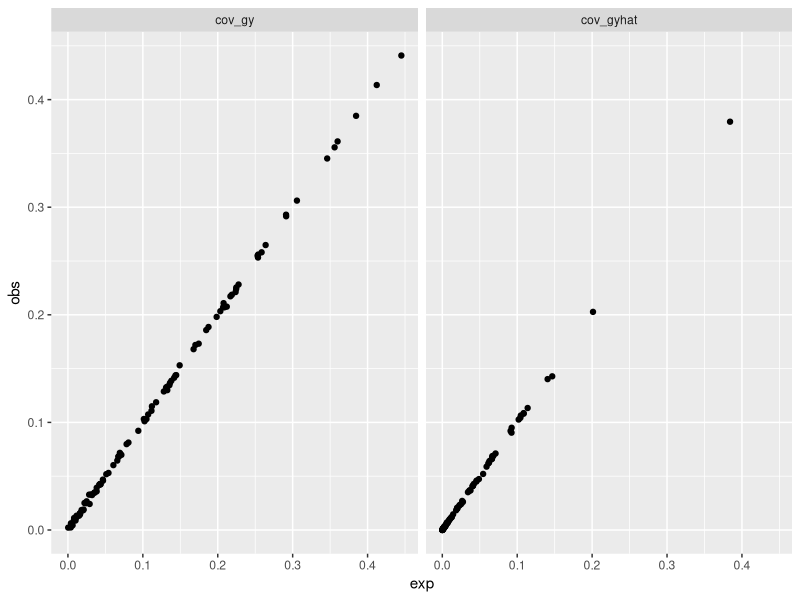
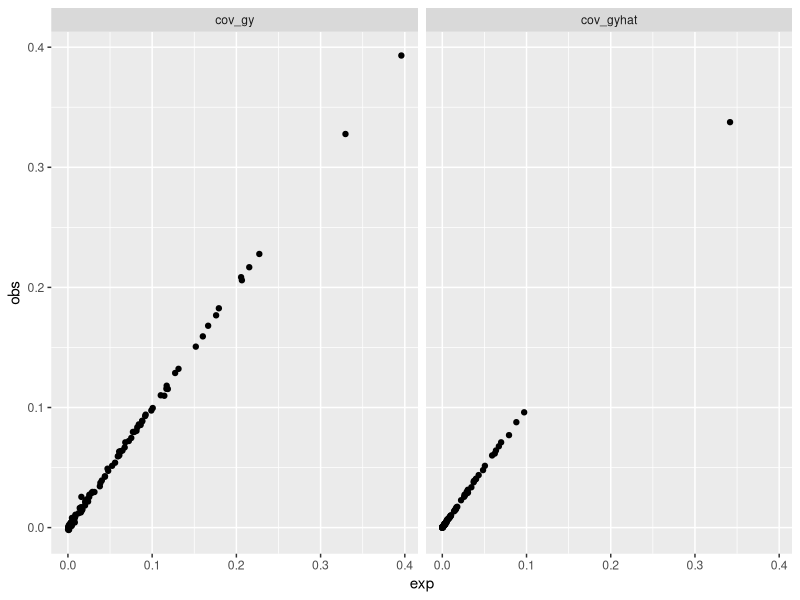

The R source for these figures, in order:
nsim <- 100

c_gy <- array(0, nsim)
c_gyhat <- array(0, nsim)
c_gy_exp <- array(0, nsim)
c_gyhat_exp <- array(0, nsim)

c_gy0 <- array(0, nsim)
c_gy0hat <- array(0, nsim)
c_gy0_exp <- array(0, nsim)
c_gy0hat_exp <- array(0, nsim)


n <- 100000

for(i in 1:nsim)
{
	message(i)
	g <- rbinom(n, 2, 0.5)

	a_g <- runif(1)
	b_g <- runif(1)
	e_g <- runif(1)

	a_m <- runif(1)
	b_m <- runif(1)
	e_m <- runif(1)

	a_x <- runif(1)
	b_x <- runif(1)
	e_x <- runif(1)

	a_n <- runif(1)
	b_n <- runif(1)
	e_n <- runif(1)

	x <- a_g + b_g * g + rnorm(n, sd=sqrt(e_g))
	x0 <- a_m + b_m * x + rnorm(n, sd=sqrt(e_m))
	y <- a_x + b_x * x + rnorm(n, sd=sqrt(e_x))
	y0 <- a_n + b_n * y + rnorm(n, sd=sqrt(e_n))
	yhat <- fitted.values(lm(y ~ x0))

	c_gy[i] <- cov(g, y)
	c_gy_exp[i] <- b_x * b_g * var(g)

	c_gyhat[i] <- cov(g, yhat)
	c_gyhat_exp[i] <- b_x * b_g * var(g) * b_m^2 * var(x) / (b_m^2 * var(x) + e_m)


	y0hat <- fitted.values(lm(y0 ~ x0))

	c_gy0[i] <- cov(g, y0)
	c_gy0_exp[i] <- b_n * b_x * b_g * var(g)

	c_gy0hat[i] <- cov(g, y0hat)
	c_gy0hat_exp[i] <- b_n * b_x * b_g * var(g) * b_m^2 * var(x) / (b_m^2 * var(x) + e_m)

}


dat <- rbind(
	data.frame(obs=c_gy, exp=c_gy_exp, what="cov_gy"),
	data.frame(obs=c_gyhat, exp=c_gyhat_exp, what="cov_gyhat")
)

dat0 <- rbind(
	data.frame(obs=c_gy0, exp=c_gy0_exp, what="cov_gy"),
	data.frame(obs=c_gy0hat, exp=c_gy0hat_exp, what="cov_gyhat")
)

library(ggplot2)

ggplot(dat, aes(x=exp, y=obs)) +
geom_point() +
facet_grid(. ~ what)

ggplot(dat0, aes(x=exp, y=obs)) +
geom_point() +
facet_grid(. ~ what)

